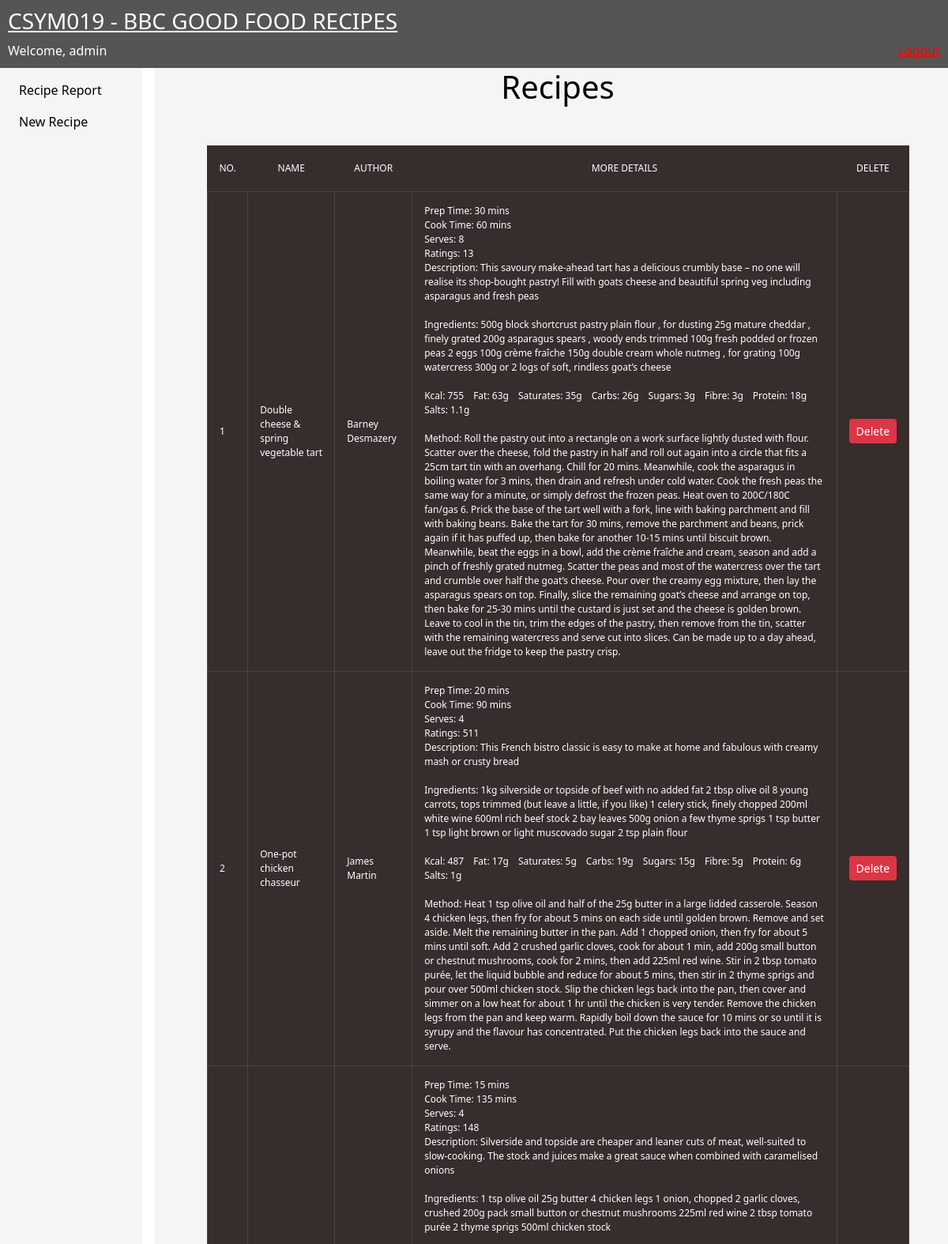
The page /home.php (signed in, upper part) on the database its author committed.
### tables this page shows
CREATE TABLE `users` (
  `user_id` int NOT NULL AUTO_INCREMENT,
  `username` varchar(15) NOT NULL,
  `email` varchar(40) NOT NULL,
  `password` varchar(255) NOT NULL,
  PRIMARY KEY (`user_id`)
);

CREATE TABLE `Recipes` (
  `id` int unsigned NOT NULL AUTO_INCREMENT,
  `name` varchar(255) NOT NULL,
  `author` varchar(255) NOT NULL,
  `prep` varchar(15) NOT NULL,
  `cook` varchar(15) NOT NULL,
  `serves` int NOT NULL,
  `ratings` int NOT NULL,
  `foodType` varchar(100) NOT NULL,
  `difficulty` varchar(20) NOT NULL,
  `description` varchar(255) NOT NULL,
  `ingredients` longtext NOT NULL,
  `kcal` int NOT NULL,
  `fat` float NOT NULL,
  `saturates` float NOT NULL,
  `carbs` float NOT NULL,
  `sugars` float NOT NULL,
  `fibre` float NOT NULL,
  `protein` float NOT NULL,
  `salt` float NOT NULL,
  `method` longtext NOT NULL,
  PRIMARY KEY (`id`)
);

### src/home.php (the view, shortened to what this page needs)
<?php
 require_once 'connection.php';
 $id = $_SESSION['user_login'];
 $select_stmt = $db->prepare("SELECT * FROM users WHERE user_id=:uid");
 $select_stmt->execute(array(":uid"=>$id));
 $row=$select_stmt->fetch(PDO::FETCH_ASSOC);
 if(isset($_SESSION['user_login']))
 {
 ?>
<!DOCTYPE html>
<html>
  <head>
  <link rel="stylesheet" href="https://cdn.jsdelivr.net/npm/bootstrap@5.1.3/dist/css/bootstrap.min.css">
    <link rel="stylesheet" href="layout.css">
  </head>
  <body>
  <header>
            <a class="home" href="home.php"><h3>CSYM019 - BBC GOOD FOOD RECIPES</h3></a>
            Welcome,
<?php
   echo $row['username'];
 }
?>
            <a class="logout" href="logout.php">Logout</a>
        </header>
 <nav>
            <ul>
                <li><a href="./recipeSelectionForm.php">Recipe Report</a></li>
                <li><a href="./newRecipe.php">New Recipe</a></li>
            </ul>
        </nav>
        <main>
<?php
        try
  {
   $query=$db->prepare("SELECT * FROM Recipes");
   $query->execute();
   $results=$query->fetchAll();
   if(empty($results)){
    $errorMsg="Sorry No recipes Exists";
   }
   else
   {
     ?>
    <h1 class="titles">Recipes</h1>
    <table>
    <thead class='tbl-header'>
      <tr>
        <th>No.</th>
        <th>Name</th>
        <th>Author</th>
        <th>More Details</th>
        <th>Delete</th>
      </tr>
    </thead>
    <tbody>
    <?php
    $c=1;
    foreach($results as $row){
      ?>
      <tr>
<?php
      echo '<td>' . $c++ . '</td>';
      echo '<td>' . $row['name'] . '</td>';
      echo '<td>' . $row['author'] . '</td>';
      echo '<td>Prep Time: ' . $row['prep'] . '<br>Cook Time: ' . $row['cook'] . '<br>Serves: ' . $row['serves']
      . '<br>Ratings: ' . $row['ratings'] . '<br>Description: ' . $row['description'] . '<br><br>Ingredients: ' .
      $row['ingredients'] . '<br><br>Kcal: ' . $row['kcal'] . '&emsp;Fat: ' . $row['fat'] . 'g&emsp;Saturates: ' . $row['saturates'] .
      'g&emsp;Carbs: ' . $row['carbs'] . 'g&emsp;Sugars: ' . $row['sugars'] . 'g&emsp;Fibre: ' . $row['fibre'] . 'g&emsp;Protein: '
      . $row['protein'] . 'g&emsp;Salts: ' . $row['salt'] . 'g<br><br>Method: ' . $row['method'] . '<br></td>';?>
      <td><a href="delete.php?id=<?php echo $row['id']?>" class="btn btn-danger btn-sm">Delete</a> </td>
      </tr>
<?php
    }
    ?>
    </tbody>
    </table>
<?php
    }
   }
  catch(PDOException $e)
  {
   echo $e->getMessage();
  }
?>
</main>
</body>
</html>

### src/layout.css (style rules this page uses)
.titles { text-align: center; }
.logout { float:right; color:red; }
.home { color:white; }
table { width: 90%; margin: 50px; border-spacing: 0px; background-color:#372d2d; }
th { padding: 20px 15px; text-align: center; font-weight: 500; font-size: 12px; color: #fff; text-transform: uppercase }
td { padding: 15px; text-align: left; vertical-align:middle; font-weight: 300; font-size: 12px; color: #fff; border: solid 1px rgba(255,255,255,0.1); }
body { display: grid; grid-template-columns: 15% 85%; grid-template-rows: auto; grid-template-areas: "header header" "nav main" "footer footer"; }
header, nav, section, aside, footer { padding: 5px; }
header { background-color: #555; color: white; padding: 10px; grid-area: header; height: fit-content; }
nav { background-color: whitesmoke; color: black; grid-area: nav; }
nav > ul { list-style-type: none; margin: 0; padding: 0; border-right: 2%; border-color: whitesmoke; border-style: solid; background-color: whitesmoke; }
nav > ul li a { display: block; color: #000; padding: 8px 16px; text-decoration: none; }
main { background-color: whitesmoke; color: black; margin-left: 1em; padding-left: 1em; grid-area: main; }

### rows shown on the page
users: username "admin"
recipes: name "Double cheese & spring vegetable tart", author "Barney Desmazery", prep "30 mins", cook "60 mins", serves "8", ratings "13", description "This savoury make-ahead tart has a delicious crumbly base – no one will realise its shop-bought pastry! Fill with goats cheese and beautiful spring veg including asparagus and fresh peas", ingredients "500g block shortcrust pastry plain flour , for dusting 25g mature cheddar , finely grated 200g asparagus spears , woody ends trimmed 100g fresh podded or frozen peas 2 eggs 100g crème fraîche 150g double cream whole nutmeg , for grating 100g watercress 300g or 2 logs of soft, rindless goat’s cheese", kcal "755", fat "63", saturates "35", carbs "26", sugars "3", fibre "3", protein "18", salt "1.1", method "Roll the pastry out into a rectangle on a work surface lightly dusted with flour. Scatter over the cheese, fold the pastry in half and roll out again into a circle that fits a 25cm tart tin with an overhang. Chill for 20 mins. Meanwhile, cook the asparagus in boiling water for 3 mins, then drain and refresh under cold water. Cook the fresh peas the same way for a minute, or simply defrost the frozen peas. Heat oven to 200C/180C fan/gas 6. Prick the base of the tart well with a fork, line with baking parchment and fill with baking beans. Bake the tart for 30 mins, remove the parchment and beans, prick again if it has puffed up, then bake for another 10-15 mins until biscuit brown. Meanwhile,…"
recipes: name "One-pot chicken chasseur", author "James Martin", prep "20 mins", cook "90 mins", serves "4", ratings "511", description "This French bistro classic is easy to make at home and fabulous with creamy mash or crusty bread", ingredients "1kg silverside or topside of beef with no added fat 2 tbsp olive oil 8 young carrots, tops trimmed (but leave a little, if you like) 1 celery stick, finely chopped 200ml white wine 600ml rich beef stock 2 bay leaves 500g onion a few thyme sprigs 1 tsp butter 1 tsp light brown or light muscovado sugar 2 tsp plain flour", kcal "487", fat "17", saturates "5", carbs "19", sugars "15", fibre "5", protein "6", salt "1", method "Heat 1 tsp olive oil and half of the 25g butter in a large lidded casserole. Season 4 chicken legs, then fry for about 5 mins on each side until golden brown. Remove and set aside. Melt the remaining butter in the pan. Add 1 chopped onion, then fry for about 5 mins until soft. Add 2 crushed garlic cloves, cook for about 1 min, add 200g small button or chestnut mushrooms, cook for 2 mins, then add 225ml red wine. Stir in 2 tbsp tomato purée, let the liquid bubble and reduce for about 5 mins, then stir in 2 thyme sprigs and pour over 500ml chicken stock. Slip the chicken legs back into the pan, then cover and simmer on a low heat for about 1 hr until the chicken is very tender. Remove the…"
recipes: prep "15 mins", cook "135 mins", serves "4", ratings "148", description "Silverside and topside are cheaper and leaner cuts of meat, well-suited to slow-cooking. The stock and juices make a great sauce when combined with caramelised onions", ingredients "1 tsp olive oil 25g butter 4 chicken legs 1 onion, chopped 2 garlic cloves, crushed 200g pack small button or chestnut mushrooms 225ml red wine 2 tbsp tomato purée 2 thyme sprigs 500ml chicken stock"
